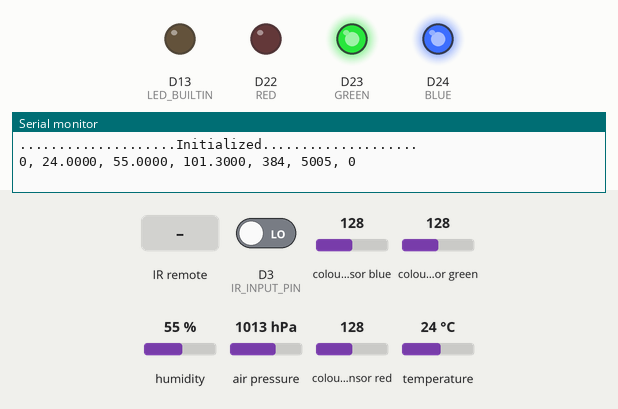
Simulated run of this sketch. Board: Arduino Nano 33 BLE. Parts: output pins drawn as LEDs (lit = HIGH), the last lines printed to the serial monitor. Wiring (inferred from the names in the program): IR receiver: data D3. The test bench sets the inputs (shaded band); at power-on: D3 (IR_INPUT_PIN) LOW, colour sensor blue 128, colour sensor green 128, humidity 55 %, air pressure 1013 hPa, colour sensor red 128, temperature 24 °C.

Above: at 6.2 s.
6.3 s: infrared code 0x80202 received
At 7.1 s:
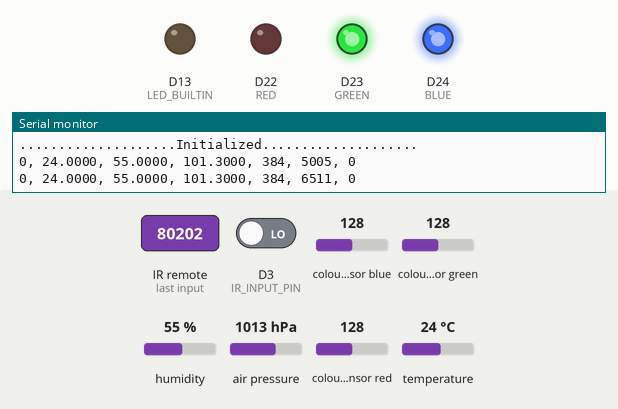
7.9 s: infrared code 0xAA200 received
At 8.4 s:
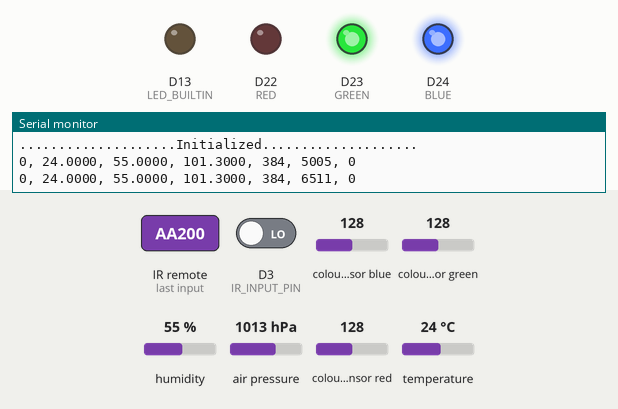
9.5 s: infrared code 0x88202 received
At 10.7 s:
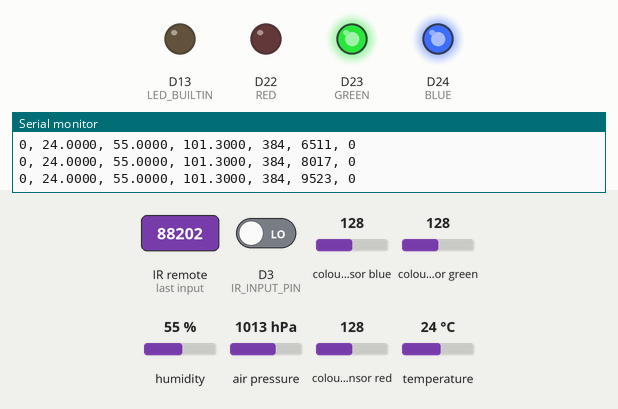
Timing chart, 0 to 12.5 s (numbered marks = the images above; inputs shaded):
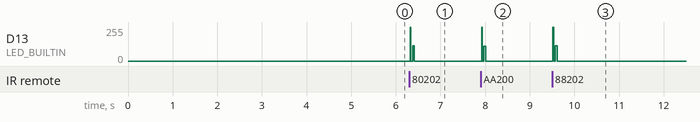

Measured:
- after the input at 6.3 s, D13 (LED_BUILTIN): 0/255 → 255/255 at once, → 0/255 0.01 s later, → 115/255 0.04 s later, → 0/255 0.04 s later
- after the input at 7.9 s, D13 (LED_BUILTIN): 0/255 → 255/255 at once, → 0/255 0.01 s later, → 111/255 0.04 s later, → 0/255 0.04 s later
- after the input at 9.5 s, D13 (LED_BUILTIN): 0/255 → 255/255 at once, → 0/255 0.01 s later, → 115/255 0.04 s later, → 0/255 0.04 s later

The sketch:

Receiver_Sense.ino
```cpp
//Author: Antonio R.
//27/8/2021


/*
Learning Temperatures for Arduino 33 BLE Sense - Collecting Sensor Data for an Arduino Machine Learning System.

Copyright (C) 2021 Antonio R.

This program is free software: you can redistribute it and/or modify it under the terms of the GNU General Public License as published by the Free Software Foundation, either version 3 of the License, or (at your option) any later version.

This program is distributed in the hope that it will be useful, but WITHOUT ANY WARRANTY; without even the implied warranty of MERCHANTABILITY or FITNESS FOR A PARTICULAR PURPOSE. See the GNU General Public License for more details.

You should have received a copy of the GNU General Public License along with this program. If not, see <http://www.gnu.org/licenses>.
*/


/* Partially Based on code from the Elegoo Kit: www.elegoo.com
   and IRMP examples of Frank Meyer :https://github.com/ukw100/IRMP/
   and Arduino Nano 33 BLE Sense default sensors libraries */


#include <Arduino.h>

#define IR_INPUT_PIN    3

/*
 * Helper macro for getting a macro definition as string
 */
#define STR_HELPER(x) #x
#define STR(x) STR_HELPER(x)

#include "pitches.h"

int melody[] = {
  NOTE_C5, NOTE_D5, NOTE_E5, NOTE_F5, NOTE_G5, NOTE_A5, NOTE_B5, NOTE_C6 };
int duration = 500;  // 500 miliseconds


int x;


#define RED 22
#define BLUE 24
#define GREEN 23


#include <Arduino_HTS221.h>
#include <Arduino_LPS22HB.h>
#include <Arduino_APDS9960.h>


void measureTimingISR(void);


uint8_t ISREdgeCounter = 0;
volatile uint32_t LastMicros;

volatile uint32_t key_s = 0;
volatile uint32_t key = 0;
int Fail = 0;


void translateIR() // takes action based on arbitrary IR code received

// arbitrary IR codes, this are for Elegoo remote control

{
  Fail=0;
  switch(key_s)

  {
  case 557570: break;
  case 532994: break;
  case 524802: break;
//  case 565762: break;
  case 696832: break;
  case 655872: break;
//  case 524290: break;
//  case 557090: break;
//  case 163848: break;
//  case 532514: break;
  case 163880: break;
//  case 32778: break;
//  case 40970: break;
  case 172072: break;
  case 8746: break;
//  case 172040: break;
  case 41002: break;
  case 139816: break;
  case 664064: break;
  case 664096: break;
  case 139784: break;

  default:
    key_s=0;
    Fail=1;

  }// End Case

  delay(500); // Do not get immediate repeat

} //END translateIR


/*----( SETUP: RUNS ONCE )----*/

void setup()
{
    pinMode(LED_BUILTIN, OUTPUT);
    Serial.begin(115200);

    attachInterrupt(digitalPinToInterrupt(IR_INPUT_PIN), measureTimingISR, CHANGE);

    delay(5000);

  /*
   * Initialises the colour sensor, and starts the
   * periodic reading of the sensor using a Mbed OS thread.
   * The data is placed in a circular buffer and can be read whenever.
   */
  if (!APDS.begin()) {
    Serial.println("Error initializing APDS9960 sensor.");
  }
  /*
   * Initialises the temperature sensor, and starts the
   * periodic reading of the sensor using a Mbed OS thread.
   * The data is placed in a circular buffer and can be read whenever.
   */
  if (!HTS.begin()) {
    Serial.println("Failed to initialize temperature/humidity sensor!");
    while (1);
  }
   /*
    * Initialises the pressure sensor, and starts the
    * periodic reading of the sensor using a Mbed OS thread.
    * The data is placed in a circular buffer and can be read whenever.
    */
  if (!BARO.begin()) {
    Serial.println("Failed to initialize pressure sensor!");
    while (1);
  }

  Serial.println("....................Initialized....................");

 // intitialize the digital LEDs Pin as an output
  pinMode(RED, OUTPUT);
  pinMode(BLUE, OUTPUT);
  pinMode(GREEN, OUTPUT);
  digitalWrite(BLUE, HIGH);
  digitalWrite(RED, LOW); // turn the RED LED on
  digitalWrite(GREEN, HIGH);

}
/*--(end setup )---*/


/*----( LOOP: RUNS CONSTANTLY )----*/

void loop()
{
  float temperature = HTS.readTemperature();
  float humidity    = HTS.readHumidity();
  float pressure = BARO.readPressure();
  static unsigned long sequences;
  static unsigned long X0_time;
  static unsigned long X1_time;
  static unsigned long X0_millis;
  static unsigned long X1_millis;
  int r, g, b, a;

  X0_time=millis()-X0_millis;
  X1_time=millis()-X1_millis;

  translateIR();

    if (key_s>0 && Fail==0 && x==1){
      sequences=sequences+1;
      x=0;
      key_s=0;
      X0_millis=millis();
      digitalWrite(RED, LOW); // turn the RED LED on (HIGH is the voltage level)
      digitalWrite(GREEN, HIGH);

      //output an frequency
      for (int thisNote = 0; thisNote < 8; thisNote++) {
        // pin8 output the voice, every scale is 0.5 sencond
        tone(8, NOTE_A4, 80);

        delay(120);
      }


     }else if (key_s>0 && Fail==0){
      sequences=sequences+1;
      x=1;
      key_s=0;
      X1_millis=millis();
      digitalWrite(GREEN, LOW); // turn the GREEN LED on (HIGH is the voltage level)
      digitalWrite(RED, HIGH);

      //output an frequency
      for (int thisNote = 0; thisNote < 8; thisNote++) {
        // pin8 output the voice, every scale is 0.5 sencond
        tone(8, melody[thisNote], duration);

        delay(120);
      }

     }


  // check if a color reading is available
  while (! APDS.colorAvailable()) {
    delay(5);
  }

  // read the color
  APDS.readColor(r, g, b, a);


    Serial.print(sequences);
    Serial.print( ", " );
    Serial.print(temperature, 4);
    Serial.print( ", " );
    Serial.print(humidity, 4);
    Serial.print( ", " );
    Serial.print(pressure, 4);
    Serial.print( ", " );
    Serial.print(a);
    Serial.print( ", " );
    if (x==0){
        Serial.print(X0_time);
      }else{
        Serial.print(X1_time);
    }
    Serial.print( ", " );
    Serial.println(x);

   delay(1000);
}

/* --(end main loop )-- */


/*
 * The interrupt handler.
 * Just add to the appropriate timing structure.
 */
void measureTimingISR()

{
    uint32_t tMicros = micros();
    uint32_t tMicrosDelta = tMicros - LastMicros;
    LastMicros = tMicros;


    /*
     * read level and give feedback
     */
    uint8_t tInputLevel = digitalRead(IR_INPUT_PIN);
    digitalWrite(LED_BUILTIN, !tInputLevel);

    if (tMicrosDelta > 10000)
    {
        // gap > 10 ms detected, reset counter to first detected edge and initialize timing structures
        ISREdgeCounter = 1;
        key=0;
    }
    else
    {
        ISREdgeCounter++;
    }

    /*
     * Skip header mark and space and first bit mark and space
     */
    if (ISREdgeCounter > 39)
    {
        if (tInputLevel != LOW)
        {
            // Mark ended
            if (ISREdgeCounter > 59){
               key_s=key;
               key=0;
               ISREdgeCounter = 1;
            }
        }
        else
        {
            // Space ended

            if (tMicrosDelta > 1000)
            {
                // long space - logical 1
                key = key + pow(2,(ISREdgeCounter-40));
            }
            else
            {
                // short space - logical 0
            }
        }
    }
}
```
